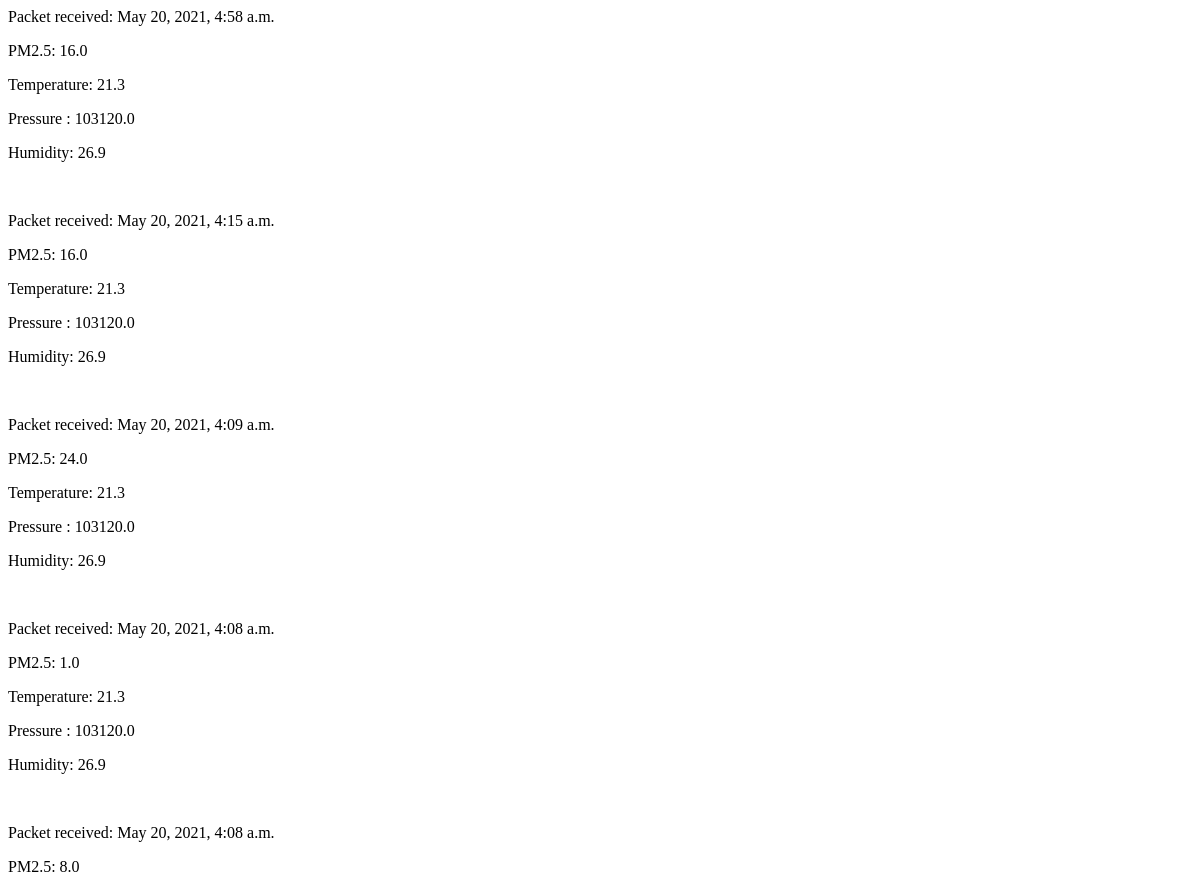
The app's page /lora_log/ (upper part), older data.
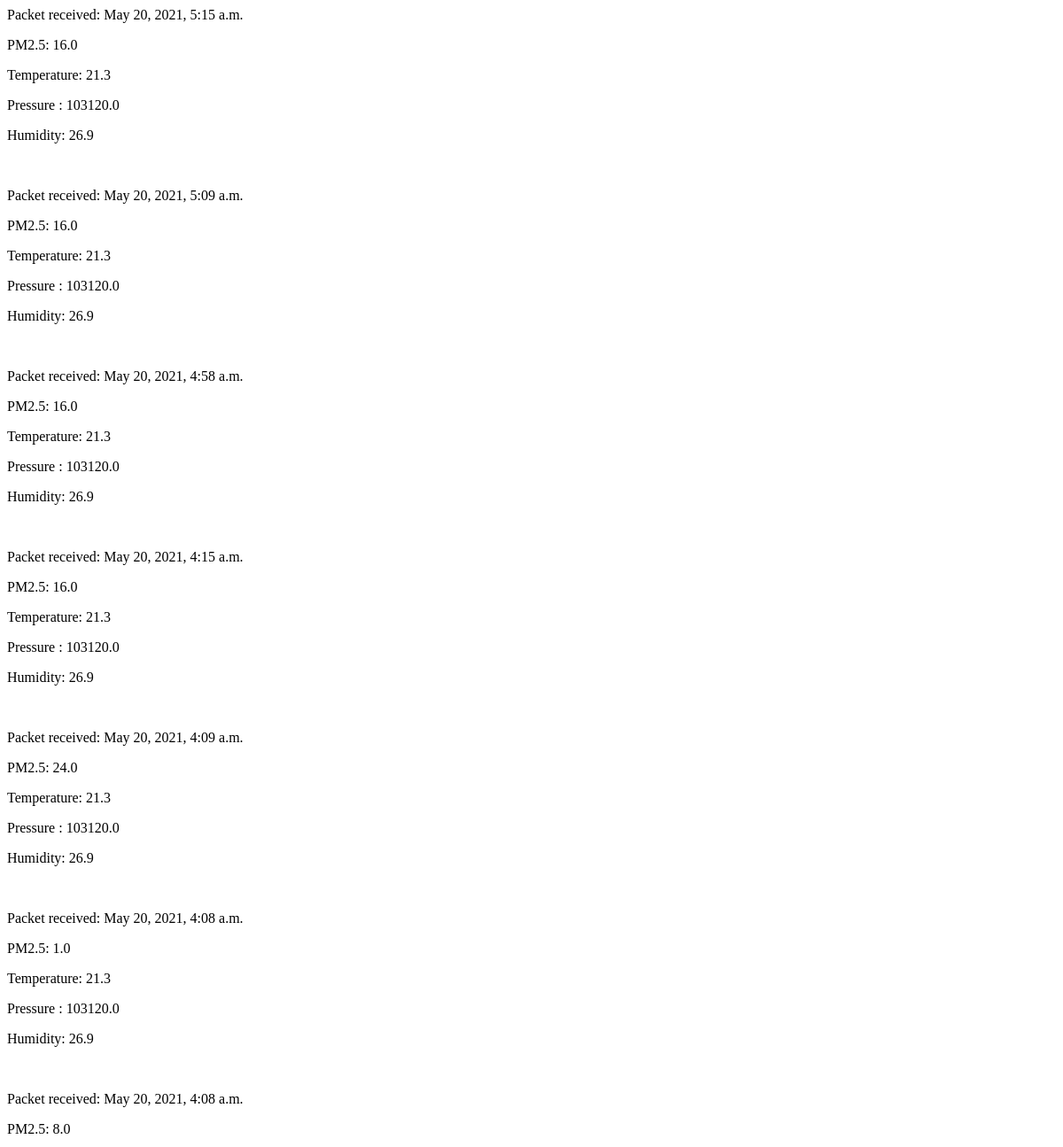
The same page, newer data.
### graph/models.py (models this page shows)
class LoraPacket(models.Model):
    value = models.TextField(null=True, blank = True)
    date_received = models.DateTimeField(auto_now_add=True)
    pm25 = models.FloatField(null=True, blank=True)
    temperature = models.FloatField(null=True, blank=True)
    humidity = models.FloatField(null=True, blank=True)
    pressure = models.FloatField(null=True, blank=True)

### graph/views.py (the view)
# urls.py: url(r'^lora_log/$', views.lora_log, name='lora_log'),
def lora_log(request):
    packets = LoraPacket.objects.all().order_by('-date_received')
    context = {"packets": packets}
    return render(request, 'lora_log.html', context)

### templates/lora_log.html
<div>
{% if packets %}
    {% for p in packets %}
        <p> Packet received: {{ p.date_received }} </p>
        <p> PM2.5: {{ p.pm25 }} </p>
        <p> Temperature: {{ p.temperature }} </p>
        <p> Pressure : {{ p.pressure }} </p>
        <p> Humidity: {{ p.humidity}} </p>
        <br>
    {% endfor %}
{% else %}
    <p>No lora packets received.</p>
{% endif %}
</div>

Row changes from the older to the newer data that the page shows:
added LoraPacket: date_received "May 20, 2021, 5:15 a.m.", pm25 "16.0", temperature "21.3", pressure "103120.0", humidity "26.9"
added LoraPacket: date_received "May 20, 2021, 5:09 a.m.", pm25 "16.0", temperature "21.3", pressure "103120.0", humidity "26.9"
